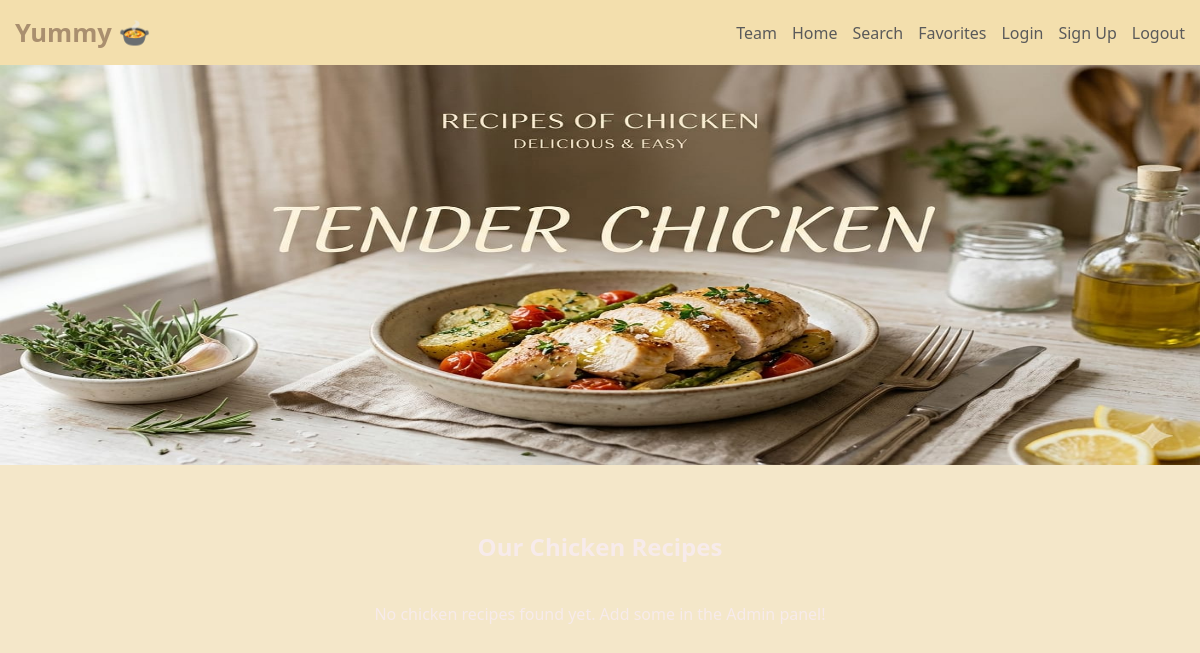
The page /chicken/ on the database as committed earlier.
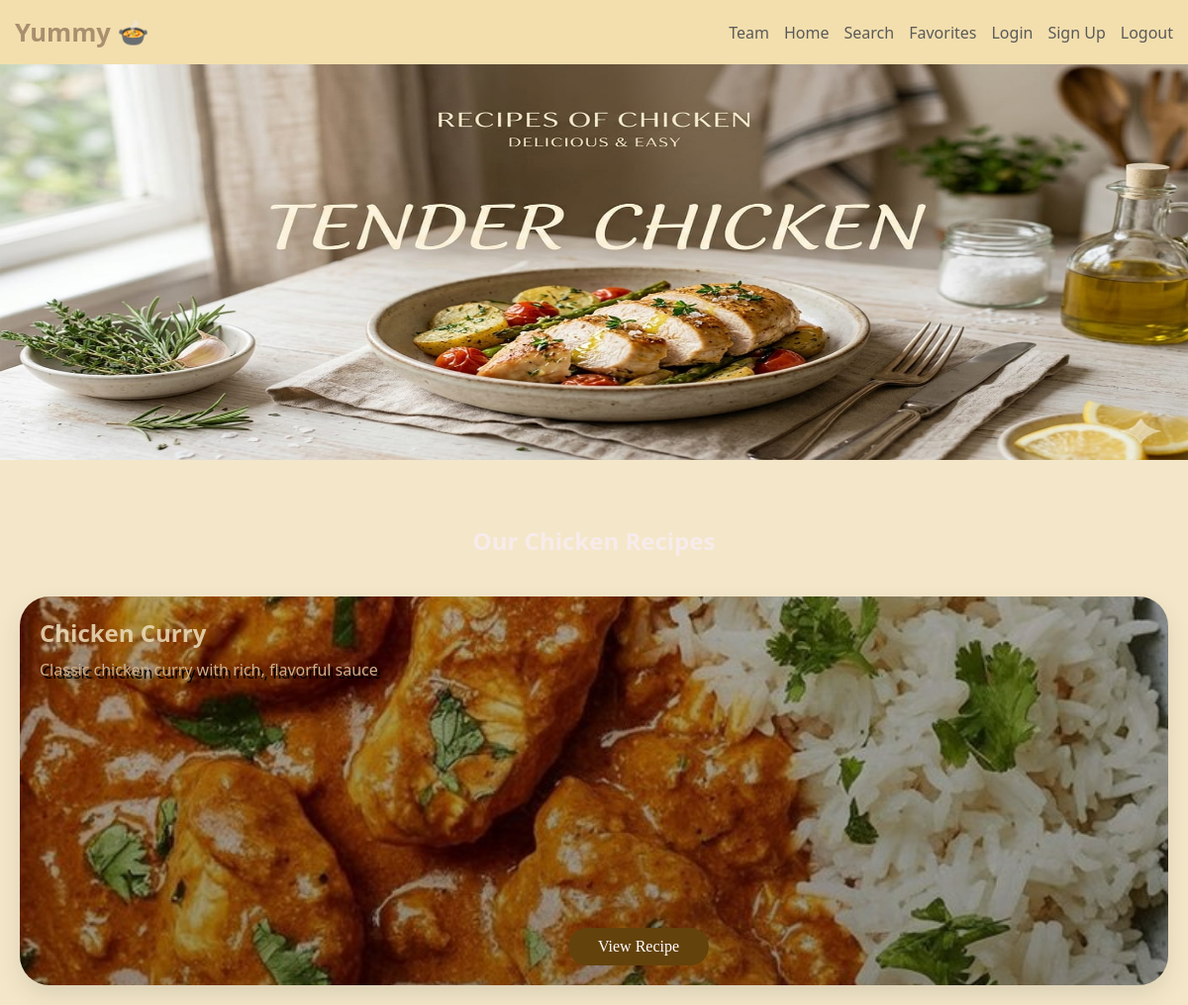
The same page on the database as committed later.
### recipes/models.py (models this page shows, shortened)
class Recipe(models.Model):
    DIET_CHOICES = [
        ('all', 'General / Non-Specific'),
        ('keto', 'Keto Friendly'),
        ('vegan', 'Vegan / Vegetarian'),
        ('protein', 'High Protein'),
        ('gluten-free', 'Gluten-Free'),
    ]
    title = models.CharField(max_length=200, verbose_name="Recipe Title")
    slug = models.SlugField(unique=True, blank=True, null=True)
    description = models.TextField(help_text="Briefly describe the dish")
    ingredients = models.TextField(help_text="Separate ingredients with a comma or new line")
    instructions = models.TextField()
    image = models.ImageField(upload_to='recipes/%Y/%m/%d/', default='default_recipe.jpg')
    category = models.ForeignKey(Category, on_delete=models.SET_NULL, null=True, related_name='recipes')
    author = models.ForeignKey(User, on_delete=models.CASCADE, related_name='my_recipes')
    diet_type = models.CharField(max_length=20, choices=DIET_CHOICES, default='all',null=True,blank=True)
    prep_time = models.PositiveIntegerField(default=30, help_text="Preparation time in minutes",null=True,blank=True)
    calories = models.PositiveIntegerField(default=500, help_text="Calories per serving",null=True,blank=True)
    created_at = models.DateTimeField(auto_now_add=True)
    updated_at = models.DateTimeField(auto_now=True)
    class Meta:
        ordering = ['-created_at']
        verbose_name = "Recipe"
        verbose_name_plural = "Recipes"

### recipes/views.py (the view, shortened to what this page needs)
# urls.py: path("chicken/", views.category_detail, {'category_name': 'Chicken'}, name="chicken"),
def category_detail(request, category_name):
    category_slug = category_name.lower().replace("-", " ").strip()
    favorite_recipe_ids = []
    if request.user.is_authenticated:
        favorite_recipe_ids = Favorite.objects.filter(user=request.user).values_list('recipe_id', flat=True)
    category_obj = get_object_or_404(Category, name__iexact=category_slug)
    recipes = Recipe.objects.filter(category=category_obj)
    category_slug = category_slug.lower()
    clean_name = category_slug.replace(" ", "_").replace("-", "_")
    simple_name = category_slug.replace(" ", "").replace("-", "")
    hub_templates = {
        'bakery': 'recipes/bakery/bakery.html',
        'main dish': 'recipes/main_dish/maindish.html',
        'healthy': 'recipes/healthy/Healthy Food.html',
        'drinks': 'recipes/drinks/drinks.html',
        'dessert': 'recipes/desserts/dessert.html',
        'appetizers': 'recipes/appetizers/appetizers.html',
    }
    template_name = hub_templates.get(category_slug)
    if not template_name:
        possible_templates = [
            f"recipes/{clean_name}/{clean_name}.html",
            f"recipes/{clean_name}/{simple_name}.html",
            f"recipes/main_dish/{clean_name}.html",
            f"recipes/main_dish/{simple_name}.html",
            f"recipes/bakery/{clean_name}.html",
            f"recipes/bakery/{simple_name}.html",
            f"recipes/{clean_name}s/{clean_name}.html",
            f"recipes/drinks/{clean_name}.html",
            f"recipes/desserts/{clean_name}.html",
            f"recipes/bakery/macrons.html" if clean_name == "macarons" else None,
        ]
        possible_templates = [t for t in possible_templates if t]
        template_name = None
        for t in possible_templates:
            try:
                get_template(t)
                template_name = t
                break
            except TemplateDoesNotExist:
                continue
        if not template_name:
            template_name = "recipes/recipes.html"
    return render(request, template_name, {
        "recipes": recipes,
        "category": category_obj.name,
        "category_obj": category_obj,
        "favorite_recipe_ids": favorite_recipe_ids
    })

### recipes/templates/recipes/main_dish/chicken.html (shortened to what this page needs)
{% load static %}
<!DOCTYPE html>
<html lang="en">
<head>
    <link rel="stylesheet" href="{% static 'css/maindish.css' %}">
</head>
<body>
    <div id="navbar">
        <nav class="main-nav">
            <div class="logo">Yummy 🍲</div>
            <ul class="nav-links">
                <li><a href="{% url 'cover' %}">Team</a></li>
                <li><a href="{% url 'home' %}">Home</a></li>
                <li><a href="{% url 'search' %}">Search</a></li>
                <li><a href="{% url 'favorites' %}">Favorites</a></li>
                <li><a href="{% url 'login' %}">Login</a></li>
                <li><a href="{% url 'signup' %}">Sign Up</a></li>
                <li><a href="{% url 'logout' %}">Logout</a></li>
            </ul>
        </nav>
    </div>
    <div class="banner">
        <img src="{% static 'maindish/chicken-banner.jfif' %}" style="width:100%; height:400px; margin-bottom:30px;">
    </div>
    <h2 class="h2">Our Chicken Recipes</h2>
    <div class="recipes-container">
        {% for recipe in recipes %}
        <div class="recipe-card" id="recipe-{{ recipe.pk }}"
            style="background-image: linear-gradient(rgba(0,0,0,0.3), rgba(0,0,0,0.4)), url('{{ recipe.image.url }}'); background-size: cover; background-position: center;"
            onclick="openCard(event, 'recipe-{{ recipe.pk }}-card')">
            <h2>{{ recipe.title }}</h2>
            <p>{{ recipe.description|truncatewords:15 }}</p>
            <a href="javascript:void(0)" class="btn-main" onclick="openCard(event, 'recipe-{{ recipe.pk }}-card')">View
                Recipe</a>
        </div>
        {% empty %}
        <p style="text-align: center; grid-column: 1/-1;">No chicken recipes found yet. Add some in the Admin panel!</p>
        {% endfor %}
    </div>
</body>
</html>

Rows that differ between the two databases and show on the page:
added Recipe: image (picture), title "Chicken Curry", description "Classic chicken curry with rich, flavorful sauce"
